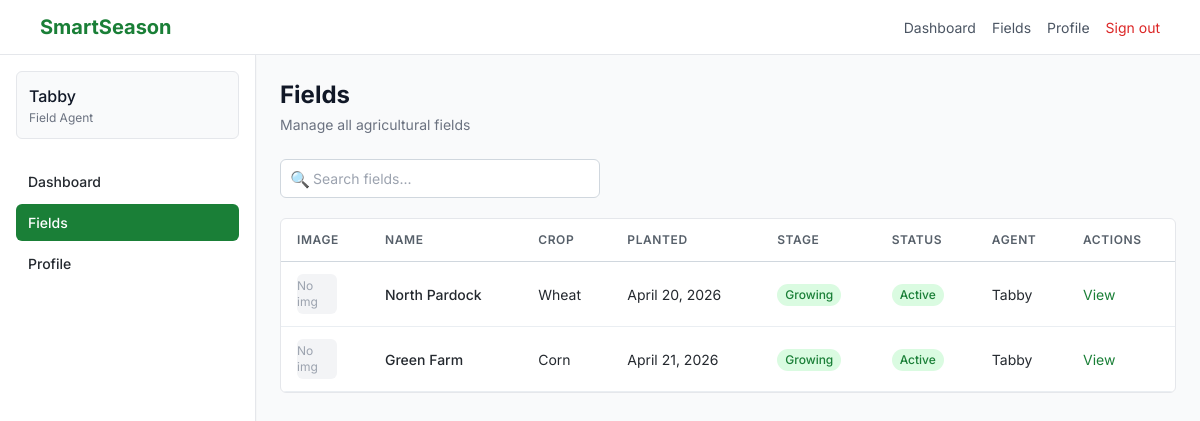
Page /fields/ (signed in) on the committed database.
### fields/models.py (models this page shows, shortened)
class Field(models.Model):
    CROP_TYPES = [
        ('corn', 'Corn'),
        ('wheat', 'Wheat'),
        ('soybean', 'Soybean'),
        ('rice', 'Rice'),
        ('cotton', 'Cotton'),
        ('other', 'Other'),
    ]
    STAGE_CHOICES = [
        ('planted', 'Planted'),
        ('growing', 'Growing'),
        ('ready', 'Ready'),
        ('harvested', 'Harvested'),
    ]
    name = models.CharField(max_length=100)
    crop_type = models.CharField(max_length=20, choices=CROP_TYPES)
    planting_date = models.DateField()
    current_stage = models.CharField(max_length=20, choices=STAGE_CHOICES, default='planted')
    assigned_agent = models.ForeignKey(User, on_delete=models.SET_NULL, null=True, blank=True, related_name='assigned_fields')
    created_by = models.ForeignKey(User, on_delete=models.CASCADE, related_name='created_fields')
    created_at = models.DateTimeField(auto_now_add=True)
    updated_at = models.DateTimeField(auto_now=True)
    image = CloudinaryField(
        'image',
        folder='field_images/',
        blank=True,
        null=True,
        help_text="Upload a photo of the field"
    )
    def calculate_status(self):
        days_since_planting = (timezone.now().date() - self.planting_date).days
        if self.current_stage == 'harvested':
            return 'completed'
        if self.current_stage == 'planted' and days_since_planting > 30:
            return 'at_risk'
        elif self.current_stage == 'growing' and days_since_planting > 90:
            return 'at_risk'
        elif self.current_stage == 'ready' and days_since_planting > 120:
            return 'at_risk'
        return 'active'

### fields/views.py (the view)
# urls.py: path('', views.field_list, name='field_list'),
@login_required
def field_list(request):
    if is_admin(request.user):
        fields = Field.objects.all().select_related('assigned_agent', 'created_by')
    else:
        fields = Field.objects.filter(assigned_agent=request.user)
    for field in fields:
        field.status = field.calculate_status()
    return render(request, 'fields/list.html', {'fields': fields})

### fields/views.py (called while the page is built)
def is_admin(user):
    return user.is_superuser or user.groups.filter(name='Admin').exists()

### templates/fields/list.html (shortened to what this page needs)
{% extends 'base.html' %}
{% load static %}
{% block page_title %}Fields{% endblock %}
{% block page_subtitle %}Manage all agricultural fields{% endblock %}
{% block content %}
<div class="flex flex-col sm:flex-row justify-between gap-3 mb-5">
    <div class="relative">
        <input type="text" id="searchInput" placeholder="Search fields..." class="form-input w-full sm:w-80 pl-8">
        <div class="absolute left-2.5 top-1/2 transform -translate-y-1/2 text-gray-400">🔍</div>
    </div>
</div>
<div class="bg-white border border-gray-200 rounded-md overflow-hidden">
    <div class="overflow-x-auto">
        <table class="data-table">
            <thead>
                <tr>
                    <th class="px-4 py-3">Image</th>
                    <th class="px-4 py-3">Name</th>
                    <th class="px-4 py-3">Crop</th>
                    <th class="px-4 py-3 hidden sm:table-cell">Planted</th>
                    <th class="px-4 py-3">Stage</th>
                    <th class="px-4 py-3">Status</th>
                    <th class="px-4 py-3 hidden md:table-cell">Agent</th>
                    <th class="px-4 py-3">Actions</th>
                </tr>
            </thead>
            <tbody>
                {% for field in fields %}
                <tr class="hover:bg-gray-50">
                    <td class="px-4 py-3">
                        {% if field.image and field.image.url %}
                        <img src="{{ field.image.url }}" alt="{{ field.name }}" class="w-10 h-10 rounded-md object-cover">
                        {% else %}
                        <div class="w-10 h-10 bg-gray-100 rounded-md flex items-center justify-center text-gray-400 text-xs">No img</div>
                        {% endif %}
                    </td>
                    <td class="px-4 py-3 font-medium">{{ field.name }}</td>
                    <td class="px-4 py-3">{{ field.get_crop_type_display }}</td>
                    <td class="px-4 py-3 hidden sm:table-cell text-gray-500">{{ field.planting_date }}</td>
                    <td class="px-4 py-3">
                        <span class="badge badge-{{ field.current_stage }}">{{ field.get_current_stage_display }}</span>
                    </td>
                    <td class="px-4 py-3">
                        <span class="badge badge-{% if field.status == 'active' %}active{% elif field.status == 'at_risk' %}risk{% else %}completed{% endif %}">
                            {{ field.status|title }}
                        </span>
                    </td>
                    <td class="px-4 py-3 hidden md:table-cell text-gray-500">
                        {{ field.assigned_agent.username|default:"Unassigned" }}
                    </td>
                    <td class="px-4 py-3 whitespace-nowrap">
                        <a href="{% url 'fields:field_detail' field.id %}" class="text-primary hover:text-primary-dark text-sm mr-2">View</a>
                    </td>
                </tr>
                {% endfor %}
            </tbody>
        </table>
    </div>
</div>
{% endblock %}

### templates/base.html (shortened to what this page needs)
<!DOCTYPE html>
<html lang="en">
<head>
    <script src="https://cdn.tailwindcss.com"></script>
</head>
<body class="bg-gray-50">
    <nav style="background-color: white; border-bottom: 1px solid #e5e7eb; position: sticky; top: 0; z-index: 50;">
        <div style="max-width: 72rem; margin: 0 auto; padding: 0.75rem 1rem; display: flex; justify-content: space-between; align-items: center;">
            <a href="/" style="font-weight: bold; font-size: 1.25rem; color: #1a7f37; text-decoration: none;">SmartSeason</a>
            <div style="display: flex; gap: 1rem; align-items: center;">
                {% if user.is_authenticated %}
                    <a href="/dashboard/" style="color: #4b5563; text-decoration: none; font-size: 0.875rem;">Dashboard</a>
                    <a href="/fields/" style="color: #4b5563; text-decoration: none; font-size: 0.875rem;">Fields</a>
                    <a href="/accounts/profile/" style="color: #4b5563; text-decoration: none; font-size: 0.875rem;">Profile</a>
                    <a href="{% url 'account_logout' %}" style="color: #dc2626; text-decoration: none; font-size: 0.875rem;">Sign out</a>
                {% endif %}
            </div>
        </div>
    </nav>
    {% if user.is_authenticated %}
    <div class="flex min-h-screen">
        <aside id="sidebar" class="sidebar-mobile md:translate-x-0 w-64 bg-white border-r border-gray-200 shadow-sm overflow-y-auto fixed md:relative inset-y-0 left-0">
            <div class="p-4">
                <div class="mb-6 p-3 bg-gray-50 rounded-md border border-gray-200">
                    <div class="font-medium text-gray-900">{{ user.get_full_name|default:user.username }}</div>
                    <div class="text-xs text-gray-500 mt-0.5">
                        {% if user.is_superuser or user.groups.all.0.name == 'Admin' %}
                            Coordinator
                        {% elif user.groups.all.0.name == 'Field Agent' %}
                            Field Agent
                        {% else %}
                            User
                        {% endif %}
                    </div>
                </div>
                <nav class="space-y-1">
                    <a href="/dashboard/" class="sidebar-item {% if request.path == '/dashboard/' %}active{% endif %}">Dashboard</a>
                    <a href="/fields/" class="sidebar-item {% if '/fields/' in request.path and '/fields/create/' not in request.path %}active{% endif %}">Fields</a>
                    <a href="/accounts/profile/" class="sidebar-item {% if '/profile/' in request.path %}active{% endif %}">Profile</a>
                </nav>
            </div>
        </aside>
        <main class="flex-1 overflow-y-auto w-full">
            <div class="p-4 md:p-6">
                <div class="mb-6">
                    <h1 class="text-2xl font-bold text-gray-900">{% block page_title %}Dashboard{% endblock %}</h1>
                    <p class="text-gray-500 text-sm mt-1">{% block page_subtitle %}Welcome back, {{ user.get_full_name|default:user.username }}{% endblock %}</p>
                </div>
                {% block content %}{% endblock %}
            </div>
        </main>
    </div>
    {% else %}
        {% block auth_content %}{% endblock %}
    {% endif %}
</body>
</html>

### templates/base.html (style rules this page uses)
* { font-family: 'Inter', sans-serif; }
.text-primary { color: #1a7f37; }
.sidebar-item { display: block; padding: 0.5rem 0.75rem; border-radius: 0.375rem; color: #24292f; font-size: 0.875rem; font-weight: 500; text-decoration: none; transition: all 0.2s; }
.sidebar-item.active { background-color: #1a7f37; color: white; }
.data-table { width: 100%; border-collapse: collapse; }
.data-table th { text-align: left; padding: 0.75rem 1rem; font-size: 0.75rem; font-weight: 600; text-transform: uppercase; letter-spacing: 0.05em; color: #57606a; border-bottom: 1px solid #d0d7de; }
.data-table td { padding: 0.75rem 1rem; font-size: 0.875rem; color: #24292f; border-bottom: 1px solid #eaeef2; }
.badge { display: inline-block; padding: 0.125rem 0.5rem; font-size: 0.75rem; font-weight: 500; border-radius: 2rem; }
.badge-active { background-color: #dafbe1; color: #1a7f37; }
.badge-growing { background-color: #dafbe1; color: #1a7f37; }
.form-input { width: 100%; padding: 0.5rem 0.75rem; border: 1px solid #d0d7de; border-radius: 0.375rem; font-size: 0.875rem; }

### rows in the picture
Field: shows "No img", name "North Pardock", crop_type "Wheat", planting_date "April 20, 2026", current_stage "Growing", status "Active", assigned_agent.username "Tabby"
Field: shows "No img", name "Green Farm", crop_type "Corn", planting_date "April 21, 2026", current_stage "Growing", status "Active", assigned_agent.username "Tabby"

### other values in the picture
{{ user.get_full_name|default:user.username }} "Tabby"
